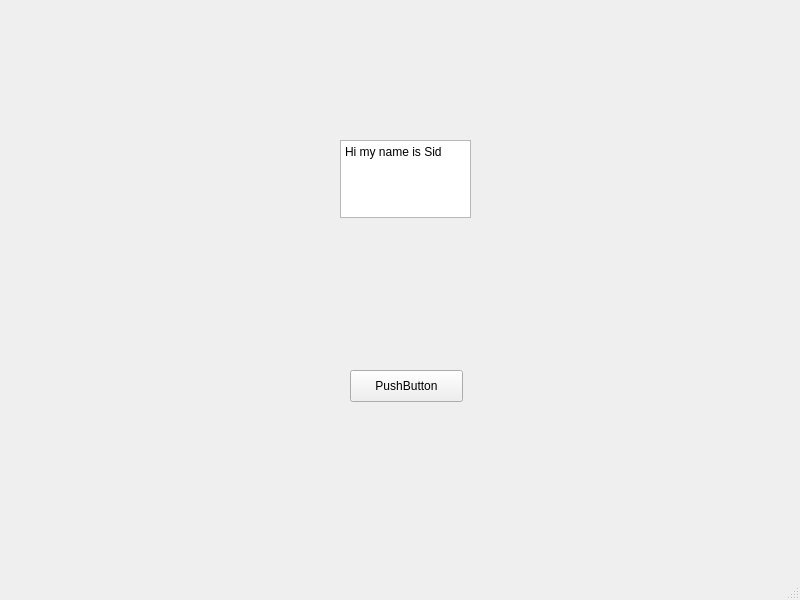
<?xml version="1.0" encoding="UTF-8"?>
<ui version="4.0">
 <class>MainWindow</class>
 <widget class="QMainWindow" name="MainWindow">
  <property name="geometry">
   <rect>
    <x>0</x>
    <y>0</y>
    <width>800</width>
    <height>600</height>
   </rect>
  </property>
  <property name="windowTitle">
   <string>MainWindow</string>
  </property>
  <widget class="QWidget" name="centralwidget">
   <widget class="QPushButton" name="button1">
    <property name="geometry">
     <rect>
      <x>350</x>
      <y>370</y>
      <width>113</width>
      <height>32</height>
     </rect>
    </property>
    <property name="text">
     <string>PushButton</string>
    </property>
   </widget>
   <widget class="QPlainTextEdit" name="textedit1">
    <property name="geometry">
     <rect>
      <x>340</x>
      <y>140</y>
      <width>131</width>
      <height>78</height>
     </rect>
    </property>
    <property name="plainText">
     <string>Hi my name is Sid</string>
    </property>
   </widget>
  </widget>
  <widget class="QMenuBar" name="menubar">
   <property name="geometry">
    <rect>
     <x>0</x>
     <y>0</y>
     <width>800</width>
     <height>22</height>
    </rect>
   </property>
  </widget>
  <widget class="QStatusBar" name="statusbar"/>
 </widget>
 <resources/>
 <connections/>
</ui>
